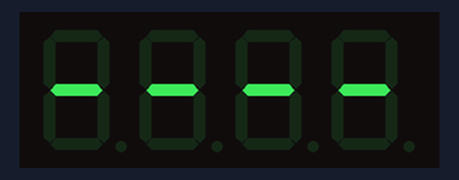
This program was run on a simulated ESP32. On the bench: 4-digit seven-segment display. WiFi joins after 1.5 s; servers stay silent unless stated; the local clock reads 2024-03-15 10:24:30 at power-on unless the program sets it; what the program prints to the serial monitor is not drawn.

Above: at 0.3 s.
At 1.8 s:
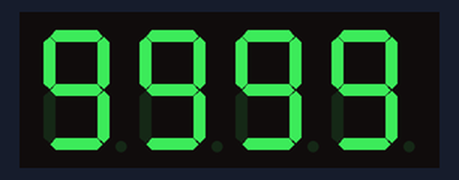
At 16.8 s:
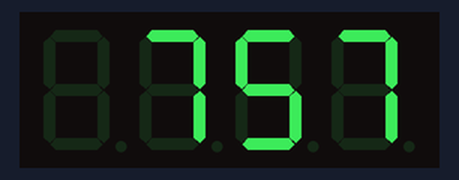

The program:

main.cpp
```cpp
// ESP32 program to countdown hours remaining until 2026 April 12 06:00 (local Hungarian time)
// Prints remaining hours periodically to Serial.
// WiFi credentials provided by user.

#include <Arduino.h>
#include <WiFi.h>
#include <time.h>
#include <TM1637Display.h>

// ---- Configuration ----
static const char* WIFI_SSID     = "WIFISSID";
static const char* WIFI_PASSWORD = "WIFIPASS";
// Target date/time (local time Europe/Budapest with DST rules applied)
struct TargetDate { int year; int month; int day; int hour; int minute; int second; };
static const TargetDate TARGET = {2026, 4, 12, 6, 0, 0};

// How often to print update (ms)
static const unsigned long PRINT_INTERVAL_MS = 60UL * 1000UL; // every minute
static const unsigned long NTP_RESYNC_INTERVAL_MS = 6UL * 60UL * 60UL * 1000UL; // 6 hours
static const unsigned long DISPLAY_MODE_DURATION_MS = 15000UL; // 15 seconds per mode
unsigned long lastPrint = 0;
long lastReportedHours = -1;
unsigned long lastNtpSync = 0;
unsigned long lastModeSwitch = 0;

enum DisplayMode { MODE_HOURS = 0, MODE_DAYS = 1 };
DisplayMode displayMode = MODE_HOURS;

// TM1637 pins
static const uint8_t TM_CLK_PIN = 32; // GPIO32
static const uint8_t TM_DIO_PIN = 33; // GPIO33
TM1637Display display(TM_CLK_PIN, TM_DIO_PIN);
bool displayInitialized = false;

void initDisplay() {
  if (displayInitialized) return;
  display.setBrightness(0x0f, true); // max brightness
  display.clear();
  displayInitialized = true;
}

void showValueOnDisplay(long value) {
  if (!displayInitialized) initDisplay();
  if (value < 0) {
    const uint8_t SEG_DASH = 0x40; // segment g
    uint8_t data[] = {SEG_DASH, SEG_DASH, SEG_DASH, SEG_DASH};
    display.setSegments(data);
    return;
  }
  if (value > 9999) value = 9999; // clamp
  display.showNumberDec(value, false); // no leading zeros
}

void updateDisplay(long hoursRemaining) {
  if (hoursRemaining < 0) {
    showValueOnDisplay(-1);
    return;
  }
  long days = hoursRemaining / 24;
  if (displayMode == MODE_HOURS) {
    showValueOnDisplay(hoursRemaining-1);
  } else {
    showValueOnDisplay(days);
  }
}

// Compute hours remaining until target; returns -1 if time not yet synced.
long computeHoursRemaining() {
  time_t now = time(nullptr);
  if (now < 100000) return -1; // time not set yet (still Jan 1970)

  struct tm target = {0};
  target.tm_year = TARGET.year - 1900;
  target.tm_mon  = TARGET.month - 1;
  target.tm_mday = TARGET.day;
  target.tm_hour = TARGET.hour;
  target.tm_min  = TARGET.minute;
  target.tm_sec  = TARGET.second;
  target.tm_isdst = -1; // let library determine DST for Europe/Budapest

  time_t targetTime = mktime(&target); // interprets as local time per TZ
  if (targetTime <= now) return 0;
  long seconds = (long) difftime(targetTime, now);
  return seconds / 3600L; // floor
}

void reportIfNeeded(bool force = false) {
  long hours = computeHoursRemaining();
  if (hours < 0) {
    if (force) Serial.println(F("[INFO] Waiting for time sync..."));
  updateDisplay(-1);
    return;
  }
  if (force || hours != lastReportedHours) {
    // Also compute days/hours remainder for readability
    long days = hours / 24;
    long remHours = hours % 24;
    Serial.printf("[RESULT] Hours left until 2026-04-12 06:00: %ld (≈ %ld days %ld h)\n", hours-1, days, remHours);
    lastReportedHours = hours;
  updateDisplay(hours);
  }
}

void connectWiFi() {
  if (WiFi.status() == WL_CONNECTED) return;
  Serial.printf("[INFO] Connecting to WiFi SSID '%s'...\n", WIFI_SSID);
  WiFi.mode(WIFI_STA);
  WiFi.begin(WIFI_SSID, WIFI_PASSWORD);
  unsigned long start = millis();
  while (WiFi.status() != WL_CONNECTED && millis() - start < 20000) {
    delay(500);
    Serial.print('.');
  }
  Serial.println();
  if (WiFi.status() == WL_CONNECTED) {
    Serial.print(F("[INFO] WiFi connected. IP: "));
    Serial.println(WiFi.localIP());
  // Set timezone to Europe/Budapest with DST rules
  // POSIX TZ: std offset dst[,start[/time],end[/time]]  CET-1CEST,M3.5.0/2,M10.5.0/3
  setenv("TZ", "CET-1CEST,M3.5.0/2,M10.5.0/3", 1);
  tzset();
  configTime(0, 0, "pool.ntp.org", "time.nist.gov");
  lastNtpSync = millis();
  } else {
    Serial.println(F("[ERROR] WiFi connection failed."));
  }
}

void ensureTimeResync() {
  // If time never set or interval passed, trigger a resync
  time_t now = time(nullptr);
  bool timeValid = now >= 100000; // arbitrary threshold
  if (WiFi.status() == WL_CONNECTED) {
    if (!timeValid && (millis() - lastNtpSync) > 15000) { // after 15s still invalid
      Serial.println(F("[INFO] Retrying initial NTP sync..."));
      configTime(0, 0, "pool.ntp.org", "time.nist.gov");
      lastNtpSync = millis();
    } else if ((millis() - lastNtpSync) > NTP_RESYNC_INTERVAL_MS) {
      Serial.println(F("[INFO] Periodic NTP resync..."));
      configTime(0, 0, "pool.ntp.org", "time.nist.gov");
      lastNtpSync = millis();
    }
  }
}

void setup() {
  Serial.begin(115200);
  delay(200);
  Serial.println();
  Serial.println(F("Booting..."));
  initDisplay();
  updateDisplay(-1); // indicate waiting
  connectWiFi();
  lastPrint = millis();
  lastModeSwitch = millis();
}

void loop() {
  if (WiFi.status() != WL_CONNECTED) {
    connectWiFi();
  }
  ensureTimeResync();
  unsigned long nowMs = millis();
  if (nowMs - lastPrint >= PRINT_INTERVAL_MS) {
    reportIfNeeded();
    lastPrint = nowMs;
  }
  // Alternate display between hours and days every DISPLAY_MODE_DURATION_MS
  if (nowMs - lastModeSwitch >= DISPLAY_MODE_DURATION_MS) {
    displayMode = (displayMode == MODE_HOURS) ? MODE_DAYS : MODE_HOURS;
    lastModeSwitch = nowMs;
    // Force refresh with current hours (does not reprint Serial unless changed)
    long hrs = computeHoursRemaining();
    updateDisplay(hrs);
  }
  // Force a report early after sync; attempt every second until we have valid time then switch to interval
  if (lastReportedHours < 0) {
    reportIfNeeded(true);
  }
  delay(1000);
}
```

Measured:
- what the display in image 0 shows lasts 1.6 s, from 0.2 s to 1.8 s
- what the display in image 1 shows lasts 15.0 s, from 1.8 s to 16.8 s
